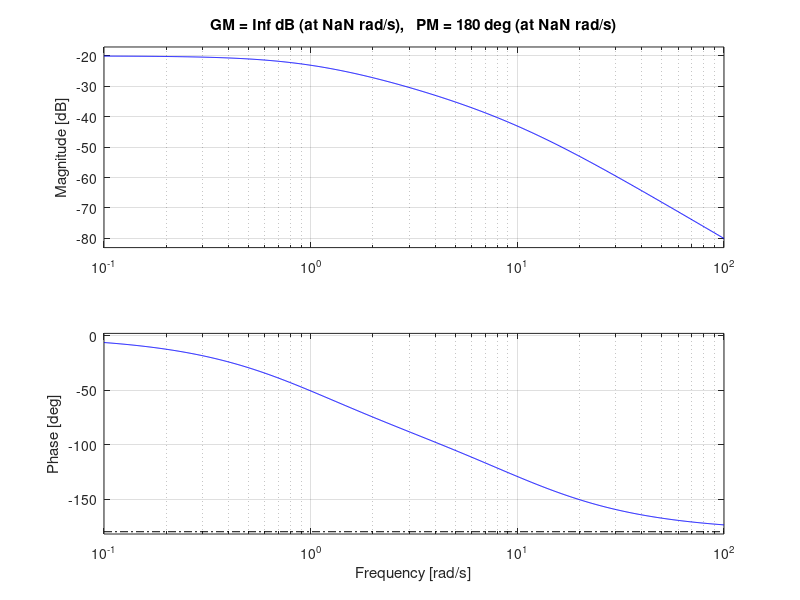
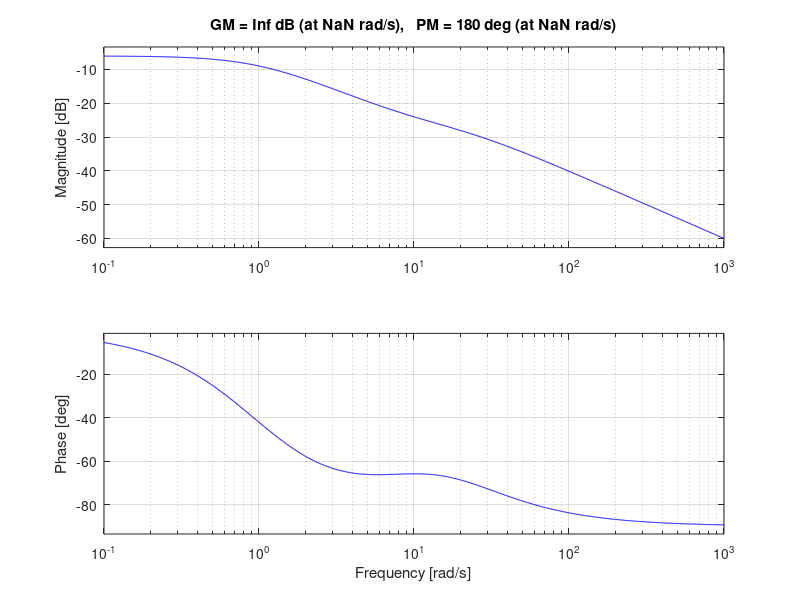
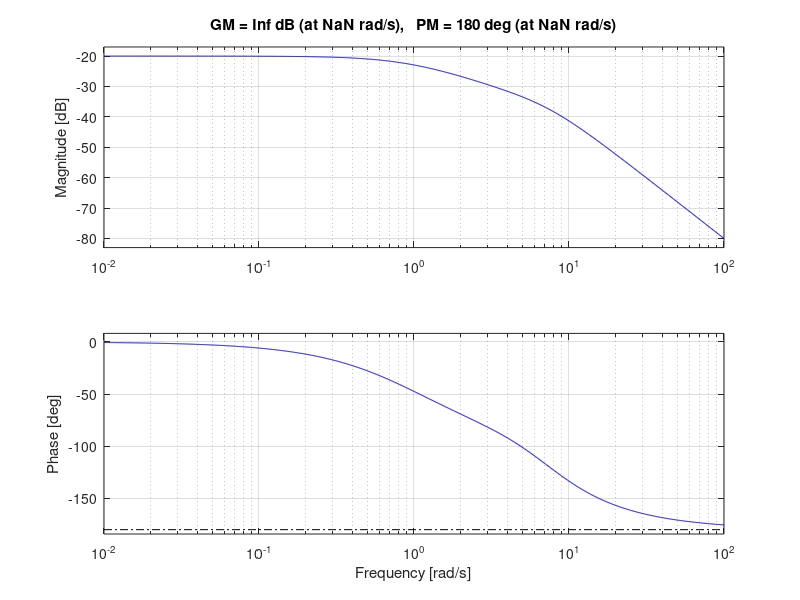

These figures' MATLAB source, in order:
clc;clear;close all;

G1=tf([1],[1 11 10])
G2=tf([1 10],[1 21 20])
G3=tf([1 5],[1 13 62 50])

%Bode plot
w=logspace(-1,3,500);
bode(G1,w);grid on;margin(G1);
figure;
bode(G2,w);grid on;margin(G2);
figure;
bode(G3,w);grid on;margin(G3);